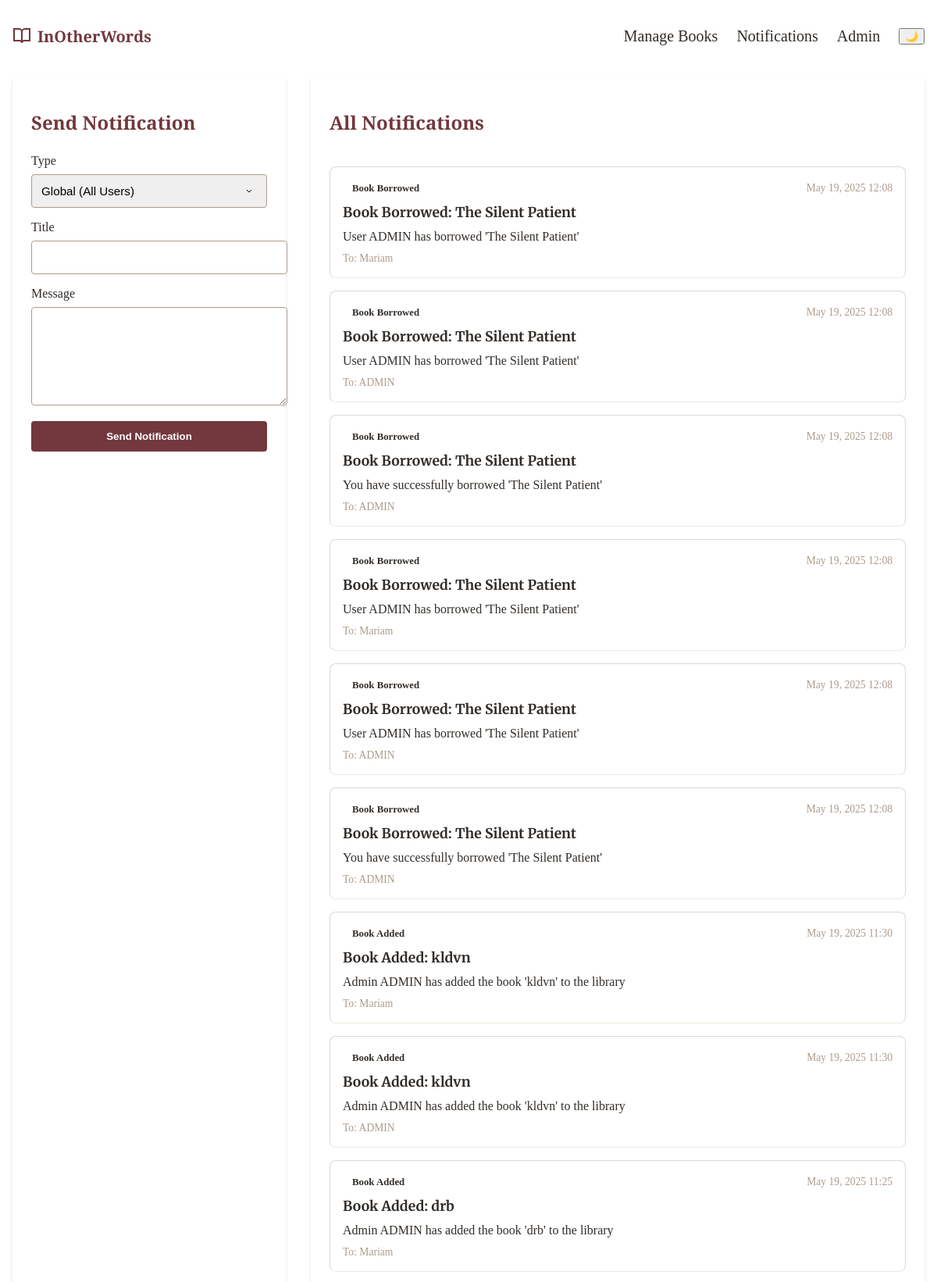
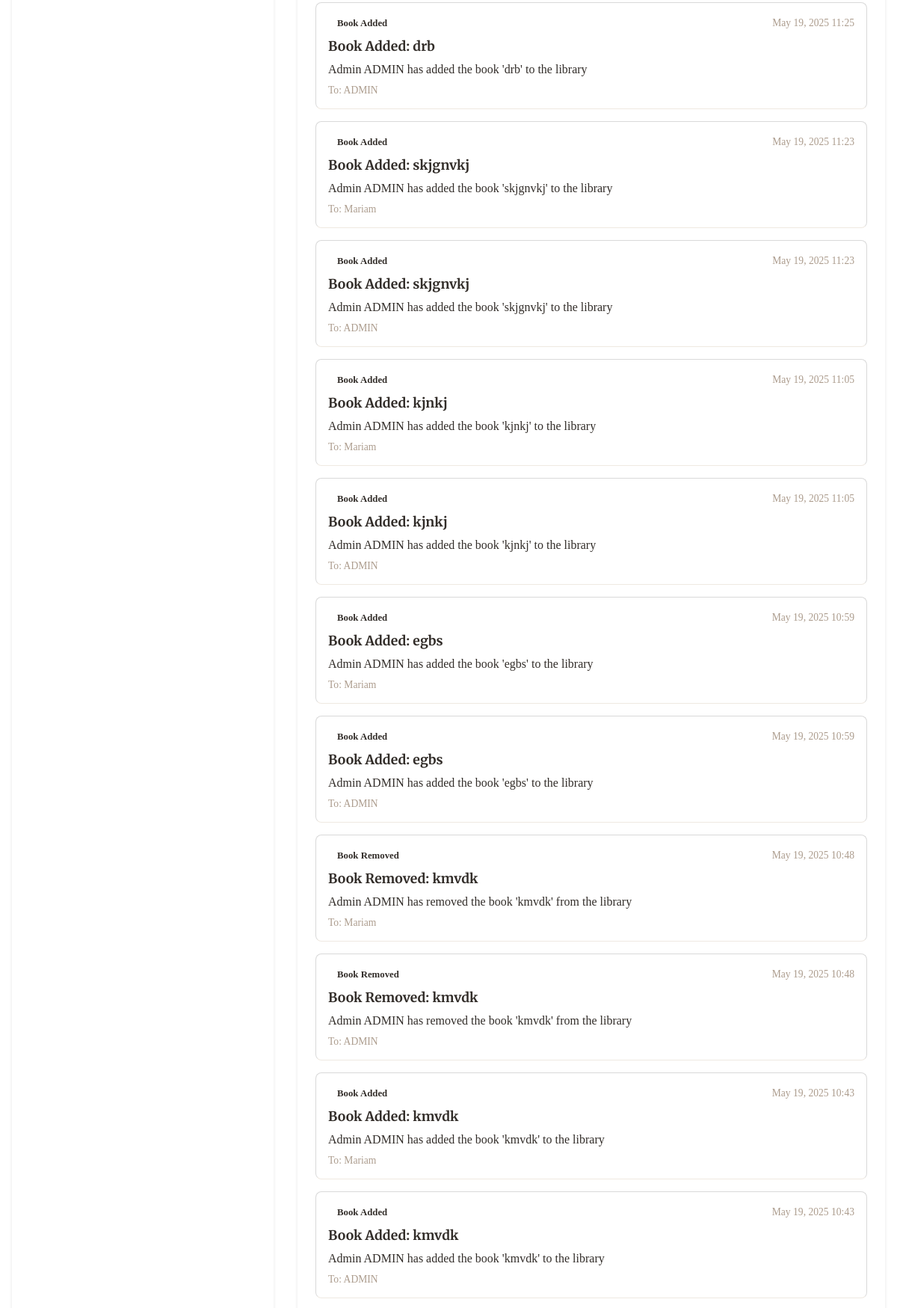
Screenshot of /library-admin/notifications/ (signed in, upper part) with the database file from the repository (2 pictures, top to bottom).
### books/models.py (models this page shows, shortened)
class Notification(models.Model):
    NOTIFICATION_TYPES = [
        ('personal', 'Personal'),
        ('global', 'Global'),
        ('system', 'System'),
        ('book_added', 'Book Added'),
        ('book_edited', 'Book Edited'),
        ('book_removed', 'Book Removed'),
        ('book_borrowed', 'Book Borrowed'),
        ('book_returned', 'Book Returned'),
    ]
    recipient = models.ForeignKey(User, on_delete=models.CASCADE, related_name='notifications_received', null=True, blank=True)
    sender = models.ForeignKey(User, on_delete=models.SET_NULL, related_name='notifications_sent', null=True, blank=True)
    title = models.CharField(max_length=200)
    message = models.TextField()
    notification_type = models.CharField(max_length=20, choices=NOTIFICATION_TYPES)
    created_at = models.DateTimeField(auto_now_add=True)
    is_read = models.BooleanField(default=False)
    related_book = models.ForeignKey('Book', on_delete=models.SET_NULL, null=True, blank=True)
    class Meta:
        ordering = ['-created_at']

### books/views_notifications.py (the view, shortened to what this page needs)
# urls.py: path('library-admin/notifications/', admin_notifications, name='admin-notifications'),
@user_passes_test(is_admin)
def admin_notifications(request):
    notifications = Notification.objects.filter(
        Q(sender=request.user) |  # Notifications sent by this admin
        Q(recipient=request.user) |  # Notifications received by this admin
        Q(notification_type__in=['book_added', 'book_edited', 'book_removed', 'book_borrowed', 'book_returned'])  # Book-related notifications
    ).order_by('-created_at')
    users = User.objects.filter(is_staff=False)  # Get non-staff users for recipient selection
    return render(request, 'notifications-admin.html', {
        'notifications': notifications,
        'users': users
    })

### books/views_notifications.py (called while the page is built)
def is_admin(user):
    return user.is_staff

### Templates/notifications-admin.html (shortened to what this page needs)
{% extends 'base.html' %}
{% load static %}
{% block content %}
<div class="notifications-container">
    <div class="notifications-grid">
        <div class="send-notification-card">
            <h2>Send Notification</h2>
            <form method="POST">
                <div class="form-group">
                    <label for="notification_type">Type</label>
                    <select class="form-control" id="notification_type" name="notification_type" required>
                        <option value="global">Global (All Users)</option>
                    </select>
                </div>
                <div class="form-group">
                    <label for="title">Title</label>
                    <input type="text" class="form-control" id="title" name="title" required>
                </div>
                <div class="form-group">
                    <label for="message">Message</label>
                    <textarea class="form-control" id="message" name="message" rows="3" required></textarea>
                </div>
                <button type="submit" class="btn-send">Send Notification</button>
            </form>
        </div>
        <div class="notifications-list">
            <h2>All Notifications</h2>
            {% if notifications %}
                {% for notification in notifications %}
                    <div class="notification-card">
                        <div class="notification-header">
                            <span class="notification-type type-{{ notification.notification_type }}">
                                {{ notification.get_notification_type_display }}
                            </span>
                            <span class="notification-date">{{ notification.created_at|date:"M d, Y H:i" }}</span>
                        </div>
                        <h3 class="notification-title">{{ notification.title }}</h3>
                        <p class="notification-message">{{ notification.message }}</p>
                        <div class="notification-meta">
                            {% if notification.recipient %}
                                <span>To: {{ notification.recipient.username }}</span>
                            {% endif %}
                        </div>
                    </div>
                {% endfor %}
            {% else %}
                <p>No notifications found.</p>
            {% endif %}
        </div>
    </div>
</div>
{% endblock %}

### Static/css/Navbar_Footer.css (style rules this page uses)
body { margin: 0; padding: 0; overflow-x: hidden; width: 100%; min-height: 100vh; box-sizing: border-box; }
:root { --dark-brown: #322d29; --brand-red: #72383d; --warm-taupe: #ac9c8d; --light-gray: #d9d9d9; --cream: #efe9e1; }

### Static/css/notifications.css (style rules this page uses)
:root { --dark-brown: #322d29; --brand-red: #72383d; --warm-taupe: #ac9c8d; --light-gray: #d9d9d9; --cream: #efe9e1; }
.notifications-container { max-width: 1200px; margin: 2rem auto; padding: 0 1rem; }
.notifications-list { display: flex; flex-direction: column; gap: 1rem; }
.notification-card { background-color: white; border: 1px solid var(--light-gray); border-radius: 8px; padding: 1.5rem; transition: all 0.3s ease; position: relative; overflow: hidden; }
.notification-header { display: flex; justify-content: space-between; align-items: center; margin-bottom: 1rem; }
.notification-meta { display: flex; align-items: center; gap: 1rem; }
.notification-type { color: var(--dark-brown); font-weight: 500; font-size: 0.9rem; }
.notification-date { color: var(--warm-taupe); font-size: 0.85rem; }
.notification-title { color: var(--dark-brown); font-size: 1.1rem; margin: 0 0 0.5rem 0; font-family: 'Merriweather', serif; }
.notification-message { color: var(--warm-taupe); line-height: 1.5; margin: 0 0 1rem 0; }

### Templates/notifications-admin.html (style rules this page uses)
.notifications-container { max-width: 1200px; margin: 6rem auto 2rem; padding: 0 1rem; }
.notifications-grid { display: grid; grid-template-columns: 350px 1fr; gap: 2rem; margin-top: 2rem; }
.send-notification-card { background: white; border-radius: 8px; box-shadow: 0 2px 4px rgba(0, 0, 0, 0.1); padding: 1.5rem; }
.send-notification-card h2 { color: var(--brand-red); margin-bottom: 1.5rem; font-family: 'Playfair Display', serif; }
.form-group { margin-bottom: 1rem; }
.form-group label { display: block; margin-bottom: 0.5rem; color: var(--dark-brown); font-weight: 500; }
.form-control { width: 100%; padding: 0.75rem; border: 1px solid var(--warm-taupe); border-radius: 4px; font-size: 0.95rem; transition: border-color 0.3s ease; }
select.form-control { appearance: none; background-repeat: no-repeat; background-position: right 1rem center; padding-right: 2.5rem; }
textarea.form-control { min-height: 100px; resize: vertical; }
.btn-send { background: var(--brand-red); color: white; border: none; padding: 0.75rem 1.5rem; border-radius: 4px; font-weight: 600; cursor: pointer; transition: all 0.3s ease; width: 100%; }
.notifications-list { background: white; border-radius: 8px; box-shadow: 0 2px 4px rgba(0, 0, 0, 0.1); padding: 1.5rem; }
.notifications-list h2 { color: var(--brand-red); margin-bottom: 1.5rem; font-family: 'Playfair Display', serif; }
.notification-card { padding: 1rem; border-bottom: 1px solid var(--cream); transition: background-color 0.3s ease; }
.notification-header { display: flex; justify-content: space-between; align-items: center; margin-bottom: 0.5rem; }
.notification-type { font-size: 0.8rem; padding: 0.25rem 0.75rem; border-radius: 12px; font-weight: 600; }
.notification-date { font-size: 0.85rem; color: var(--warm-taupe); }
.notification-title { font-size: 1.1rem; color: var(--dark-brown); margin-bottom: 0.5rem; }
.notification-message { color: var(--dark-brown); margin-bottom: 0.5rem; line-height: 1.5; }
.notification-meta { font-size: 0.85rem; color: var(--warm-taupe); }

### rows the page displays
Notification: notification_type "Book Borrowed", created_at "May 19, 2025 12:08", title "Book Borrowed: The Silent Patient", message "User ADMIN has borrowed 'The Silent Patient'", recipient.username "Mariam"
Notification: notification_type "Book Borrowed", created_at "May 19, 2025 12:08", title "Book Borrowed: The Silent Patient", message "User ADMIN has borrowed 'The Silent Patient'", recipient.username "ADMIN"
Notification: notification_type "Book Borrowed", created_at "May 19, 2025 12:08", title "Book Borrowed: The Silent Patient", message "You have successfully borrowed 'The Silent Patient'", recipient.username "ADMIN"
Notification: notification_type "Book Borrowed", created_at "May 19, 2025 12:08", title "Book Borrowed: The Silent Patient", message "User ADMIN has borrowed 'The Silent Patient'", recipient.username "Mariam"
Notification: notification_type "Book Borrowed", created_at "May 19, 2025 12:08", title "Book Borrowed: The Silent Patient", message "User ADMIN has borrowed 'The Silent Patient'", recipient.username "ADMIN"
Notification: notification_type "Book Borrowed", created_at "May 19, 2025 12:08", title "Book Borrowed: The Silent Patient", message "You have successfully borrowed 'The Silent Patient'", recipient.username "ADMIN"
Notification: notification_type "Book Added", created_at "May 19, 2025 11:30", title "Book Added: kldvn", message "Admin ADMIN has added the book 'kldvn' to the library", recipient.username "Mariam"
Notification: notification_type "Book Added", created_at "May 19, 2025 11:30", title "Book Added: kldvn", message "Admin ADMIN has added the book 'kldvn' to the library", recipient.username "ADMIN"
Notification: notification_type "Book Added", created_at "May 19, 2025 11:25", title "Book Added: drb", message "Admin ADMIN has added the book 'drb' to the library", recipient.username "Mariam"
Notification: notification_type "Book Added", created_at "May 19, 2025 11:25", title "Book Added: drb", message "Admin ADMIN has added the book 'drb' to the library", recipient.username "ADMIN"
Notification: notification_type "Book Added", created_at "May 19, 2025 11:23", title "Book Added: skjgnvkj", message "Admin ADMIN has added the book 'skjgnvkj' to the library", recipient.username "Mariam"
Notification: notification_type "Book Added", created_at "May 19, 2025 11:23", title "Book Added: skjgnvkj", message "Admin ADMIN has added the book 'skjgnvkj' to the library", recipient.username "ADMIN"
Notification: notification_type "Book Added", created_at "May 19, 2025 11:05", title "Book Added: kjnkj", message "Admin ADMIN has added the book 'kjnkj' to the library", recipient.username "Mariam"
Notification: notification_type "Book Added", created_at "May 19, 2025 11:05", title "Book Added: kjnkj", message "Admin ADMIN has added the book 'kjnkj' to the library", recipient.username "ADMIN"
Notification: notification_type "Book Added", created_at "May 19, 2025 10:59", title "Book Added: egbs", message "Admin ADMIN has added the book 'egbs' to the library", recipient.username "Mariam"
Notification: notification_type "Book Added", created_at "May 19, 2025 10:59", title "Book Added: egbs", message "Admin ADMIN has added the book 'egbs' to the library", recipient.username "ADMIN"
Notification: notification_type "Book Removed", created_at "May 19, 2025 10:48", title "Book Removed: kmvdk", message "Admin ADMIN has removed the book 'kmvdk' from the library", recipient.username "Mariam"
Notification: notification_type "Book Removed", created_at "May 19, 2025 10:48", title "Book Removed: kmvdk", message "Admin ADMIN has removed the book 'kmvdk' from the library", recipient.username "ADMIN"
Notification: notification_type "Book Added", created_at "May 19, 2025 10:43", title "Book Added: kmvdk", message "Admin ADMIN has added the book 'kmvdk' to the library", recipient.username "Mariam"
Notification: notification_type "Book Added", created_at "May 19, 2025 10:43", title "Book Added: kmvdk", message "Admin ADMIN has added the book 'kmvdk' to the library", recipient.username "ADMIN"
